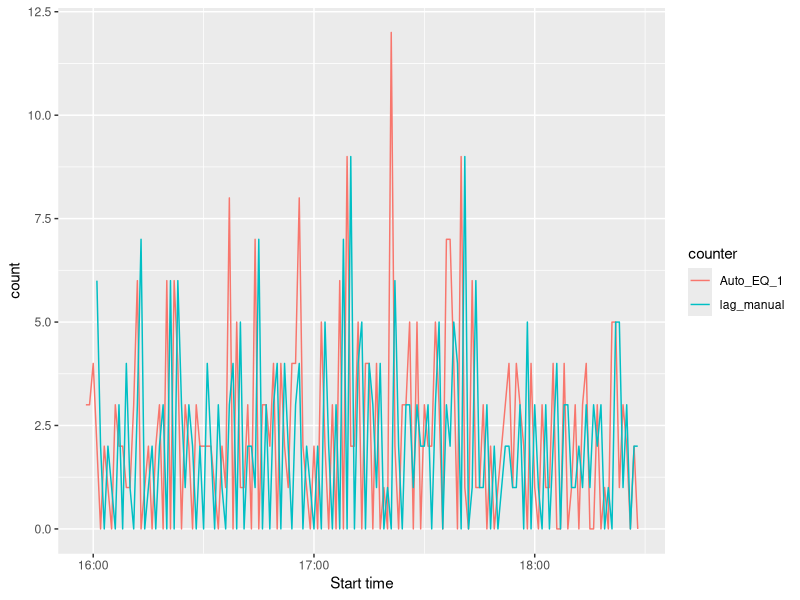

Write R code to recreate this figure. (Note: this script raises an error after producing the figure.)
## ---- chunk 1
library(tidyverse)
library(readxl)

layton_08_17_2020 <- read_excel("data/layton_08_17_2020.xlsx")

layton_08_17_2020 %>% transmute(`Start time`, Auto_EQ_1, lag_manual = lag(Manual_EQ_1)) %>%
 gather(key = "counter", value = "count", -`Start time`)  %>%
ggplot(aes(x = `Start time`, y = count, color = counter)) + 
  geom_line()


sqrt(mean((data$Auto_EQ_1 - data$Manual_EQ_1)^2, na.rm = TRUE))

layton_08_17_2020 %>%
  summarise(
    rmse = sqrt(mean((Auto_EQ_1 - Manual_EQ_1)^2, na.rm = TRUE)),
    rmse_lead1 = sqrt(mean((Auto_EQ_1 - lead(Manual_EQ_1))^2, na.rm = TRUE)),
    rmse_lag1 = sqrt(mean((Auto_EQ_1 - lag(Manual_EQ_1))^2, na.rm = TRUE))
  )

# I fixed the function!
rmse_lag <- function(auto, manual, nlags){
  n <- 0
  manual_lag <- manual
  if(nlags > 0){
    while(n < nlags){
      manual_lag <- lag(manual_lag) 
      n <- n + 1
    }
  } else if(nlags < 0){
    #if nlags is negative, use lead
    while(n < -1 * nlags){
      manual_lag <- lead(manual_lag) 
      n <- n + 1
    }
  }
  
  sqrt(mean((auto - manual_lag)^2, na.rm = TRUE))
}

layton_08_17_2020 %>%
  summarise(
   lead3  = rmse_lag(Auto_EQ_1, Manual_EQ_1, -3),
   lead2 = rmse_lag(Auto_EQ_1, Manual_EQ_1, -2),
   lead1 = rmse_lag(Auto_EQ_1, Manual_EQ_1, -1),
   none  = rmse_lag(Auto_EQ_1, Manual_EQ_1, 0),
   lag1  = rmse_lag(Auto_EQ_1, Manual_EQ_1, 1),
   lag2  = rmse_lag(Auto_EQ_1, Manual_EQ_1, 2),
   lag3  = rmse_lag(Auto_EQ_1, Manual_EQ_1, 3)
  )
